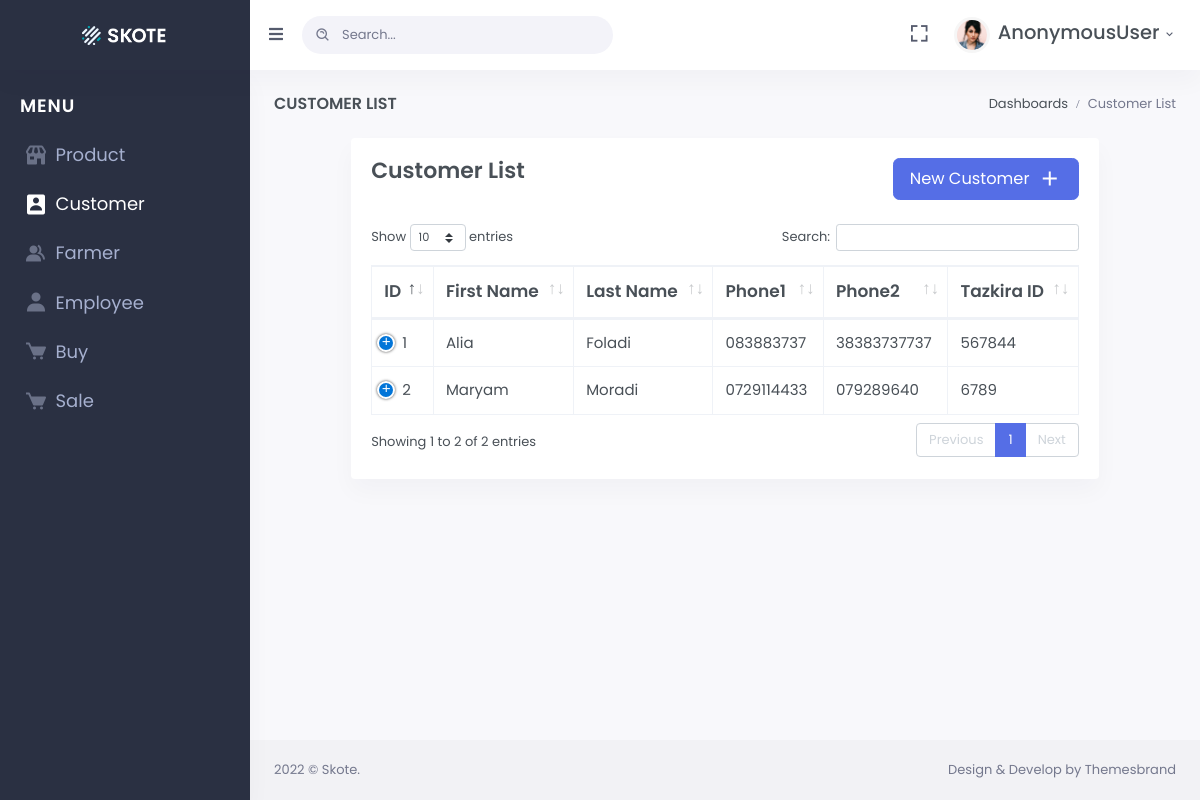
The page /customers/list on the database its author committed.
### customers/models.py (models this page shows, shortened)
class Customer(models.Model):
    name = models.CharField(max_length=200)
    last_name = models.CharField(max_length=200)
    phone1 = models.CharField(max_length=20, unique=True)
    phone2 = models.CharField(max_length=20, unique=True)
    cart_no = models.CharField(max_length=200, unique=True)
    address = models.CharField(max_length=400)

### customers/views.py (the view)
# urls.py: path('customers/list', views.customer_list_view, name="customer-list"),
def customer_list_view(request):
    customers = Customer.objects.all()
    context ={
        'customers': customers
    }
    return render(request, 'customers/customer_list.html', context)

### customers/templates/customers/customer_list.html (shortened to what this page needs)
{% extends 'base.html' %}
{% load static %}
{% block page_title %}
Customer List
{% endblock page_title %}
{% block breadcrumb %}
<ol class="breadcrumb m-0">
    <li class="breadcrumb-item"><a href="javascript: void(0);">Dashboards</a></li>
    <li class="breadcrumb-item active font-size-40">Customer List</li>
</ol>{% endblock breadcrumb %}
{% block content %}
<div class="row">
    <div class="col-xl-10 m-auto">
        <div class="card">
            <div class="card-body">
                <div class="row">
                    <div class="col-lg-6">
                        <h4 class="card-title font-size-22">Customer List</h4>
                    </div>
                    <div class="col-lg-6">
                        <a href="{% url 'customer-create' %}" class="btn btn-lg btn-primary float-right rounded-xl mb-4">New Customer
                            <i class="bx bx-plus font-size-24 align-middle ml-1"></i>
                        </a>
                    </div>
                </div>
                <table id="datatable" class="table table-bordered dt-responsive nowrap"
                    style="border-collapse: collapse; border-spacing: 0; width: 100%;">
                    <thead>
                        <tr>
                            <th class="font-size-17">ID</th>
                            <th class="font-size-17">First Name</th>
                            <th class="font-size-17">Last Name</th>
                            <th class="font-size-17">Phone1</th>
                            <th class="font-size-17">Phone2</th>
                            <th class="font-size-17">Tazkira ID</th>
                        </tr>
                    </thead>
                    <tbody>
                        {% for customer in customers %}
                        <tr>
                        <td class="font-size-15">{{forloop.counter}}</td>
                        <td class="font-size-15">{{ customer.name}}</td>
                        <td class="font-size-15">{{ customer.last_name}}</td>
                        <td class="font-size-15"> {{ customer.phone1}}</td>
                        <td class="font-size-15">{{ customer.phone2}}</td>
                        <td class="font-size-15">{{ customer.cart_no}}</td>
                    </tr>
                        {% endfor %}
                    </tbody>
                </table>
            </div>
        </div>
    </div>
</div>
{% endblock content %}

### rows shown on the page
Customer: name "Alia", last_name "Foladi", phone1 "083883737", phone2 "38383737737", cart_no "567844"
Customer: name "Maryam", last_name "Moradi", phone1 "0729114433", phone2 "079289640", cart_no "6789"

### other values the page prints
{{ request.user }} "AnonymousUser"
